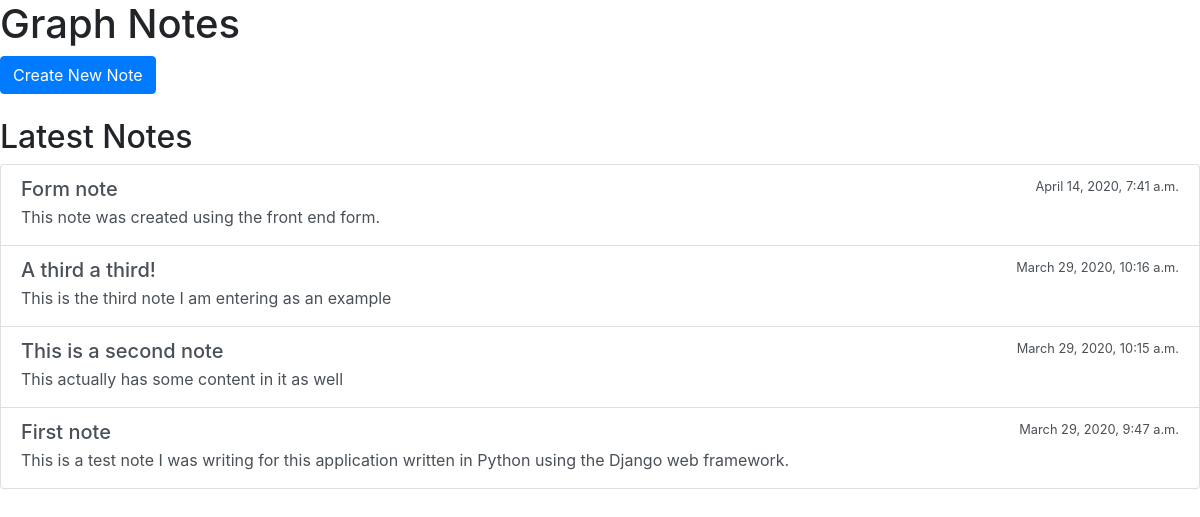
Page /graph_notes/ on the committed database.
### graph_notes/models.py (models this page shows, shortened)
class Note(models.Model):
    title = models.CharField(max_length=100)
    content = models.TextField()
    published_time = models.DateTimeField("time published")
    modified_time = models.DateTimeField("last modified")

### graph_notes/views.py (the view)
# urls.py: path("", views.index, name="index"),
def index(request):
    latest_note_list = Note.objects.order_by("-published_time")[:5]
    context = {
        "latest_note_list": latest_note_list,
    }
    return render(request, "graph_notes/index.html", context)

### graph_notes/templates/graph_notes/index.html (shortened to what this page needs)
<html>
    <head>
        {% load static %}
        <link rel="stylesheet" href="https://stackpath.bootstrapcdn.com/bootstrap/4.4.1/css/bootstrap.min.css">
    </head>
    <body>
        <h1>Graph Notes</h1>
        <a class="btn btn-primary" href="{% url 'graph_notes:create' %}">Create New Note</a>
        <br><br>
        <h2>Latest Notes</h2>
        {% if latest_note_list %}
            <div class="list-group">
            {% for note in latest_note_list %}
                <a href="{% url 'graph_notes:detail' note.id %}"
                    class="list-group-item list-group-item-action">
                    <div class="d-flex w-100 justify-content-between">
                        <h5 class="mb-1">{{ note.title }}</h5>
                        <small>{{ note.published_time }}</small>
                    </div>
                    <p class="mb-1"> {{ note.content }}
                    </p>
                </a>
            {% endfor %}
            </div>
        {% else %}
            <p>No notes are available.</p>
        {% endif %}
    </body>
</html>

### rows in the picture
Note: title "Form note", published_time "April 14, 2020, 7:41 a.m.", content "This note was created using the front end form."
Note: title "A third a third!", published_time "March 29, 2020, 10:16 a.m.", content "This is the third note I am entering as an example"
Note: title "This is a second note", published_time "March 29, 2020, 10:15 a.m.", content "This actually has some content in it as well"
Note: title "First note", published_time "March 29, 2020, 9:47 a.m.", content "This is a test note I was writing for this application written in Python using the Django web framework."
